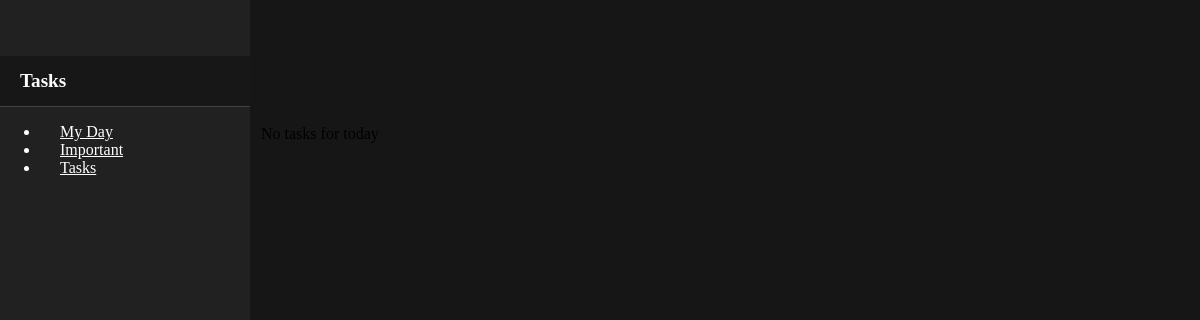
Page /tasks/tasks/ (signed in) on the earlier database version.
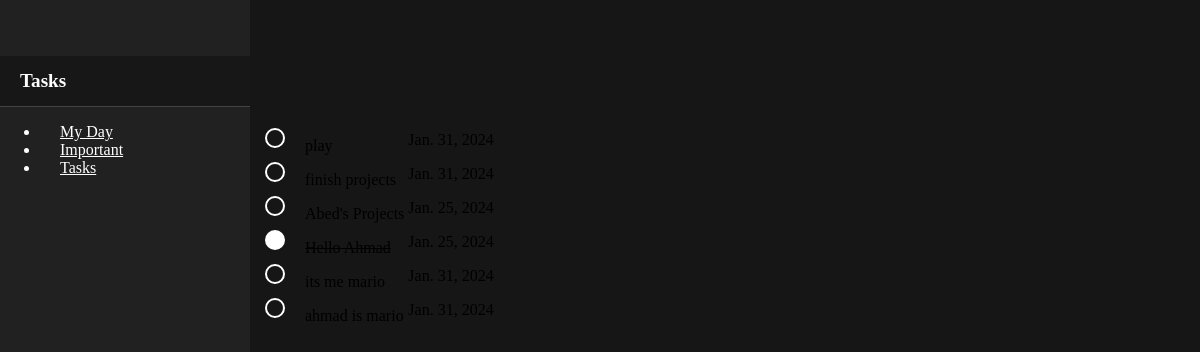
Same page on the later database version.
### tasks/models.py (models this page shows, shortened)
class Task(models.Model):
    Repeat_choices = [
        ("Daily", "Daily"),
        ("Weekdays", "Weekdays"),
        ("Weekly", "Weekly"),
        ("Monthly", "Monthly"),
        ("Yearly", "Yearly"),
    ]
    Category_choices = [
        ("Blue", "Blue"),
        ("Green", "Green"),
        ("Orange", "Orange"),
        ("Purple", "Purple"),
        ("Red", "Red"),
        ("Yellow", "Yellow"),
    ]
    Priority_choices = [("High", "High"), ("Low", "Low")]
    TaskID = models.AutoField(primary_key=True)
    UserID = models.ForeignKey(User, on_delete=models.CASCADE)
    TName = models.CharField(max_length=150)
    created_at = models.DateField(default=datetime.date.today())
    due_at = models.DateField(null=True)
    Repeat = models.CharField(choices=Repeat_choices, max_length=20, null=True)
    Priority = models.CharField(choices=Priority_choices, max_length=20, default="Low")
    Status = models.BooleanField(default=False)
    ListID = models.ForeignKey(List, on_delete=models.CASCADE)
    Category = models.CharField(choices=Category_choices, max_length=20, null=True)
    Description = models.CharField(max_length=1000, null=True)

### tasks/views.py (the view)
# urls.py: path('tasks/', views.tasks, name='tasks'),
def tasks(request):
    user_id = request.session.get('UserID')
    if user_id:
        all_tasks = Task.objects.filter(UserID=user_id)
        return render(request, "tasks.html", {'all_tasks': all_tasks})
    else:
        return redirect('login')

### tasks/templates/tasks.html (shortened to what this page needs)
<!DOCTYPE html>
<html lang="en">
<head>
    <link href="https://stackpath.bootstrapcdn.com/bootstrap/4.5.2/css/bootstrap.min.css" rel="stylesheet" media="(prefers-color-scheme: dark)">
</head>
<body class="text-light">
    <nav class="navbar navbar-dark bg-dark fixed-top justify-content-center">
        <div style="margin-left: 30px;"><a href="{% url 'add_task' %}" class="btn btn-outline-primary" type="submit">Add Task</a></div>
    </nav>
    <div class="sidebar">
        <div class="sidebar-heading">Tasks</div>
        <ul class="nav flex-column">
            <li class="nav-item">
                <a class="nav-link" href="{% url 'myday' %}">My Day</a>
            </li>
            <li class="nav-item">
                <a class="nav-link active" href="{% url 'important' %} ">Important</a>
            </li>
            <li class="nav-item">
                <a class="nav-link" href="{% url 'tasks' %}">Tasks</a>
            </li>
        </ul>
    </div>
    <div class="container-fluid">
        <div class="row">
            <div class="col-md-8 main-content" id="main-content">
                <table class="table table-dark">
                    <tbody>
                        {% for task in all_tasks %}
                        <tr>
                            <td><input type="checkbox" {% if task.Status %}checked{% endif %}><label style="margin-left: 10px;">{{ task.TName }}</label></td>
                            <td>{{ task.due_at }}</td>
                        </tr>
                        {% endfor %}
                        {% if all_tasks.count == 0 %}
                        <tr>
                            <td colspan="2">No tasks for today</td>
                        </tr>
                        {% endif %}
                    </tbody>
                </table>
            </div>
        </div>
    </div>
</body>
</html>

Differences in the rows shown:
now on this page (row edited): Task: TName "play", due_at "Jan. 31, 2024"
now on this page (row edited): Task: TName "finish projects", due_at "Jan. 31, 2024"
now on this page (row edited): Task: TName "Abed's Projects", due_at "Jan. 25, 2024"
added Task: Status "☑", TName "Hello Ahmad", due_at "Jan. 25, 2024"
added Task: TName "its me mario", due_at "Jan. 31, 2024"
added Task: TName "ahmad is mario", due_at "Jan. 31, 2024"
Other differences:
text no longer shown: "No tasks for today"
